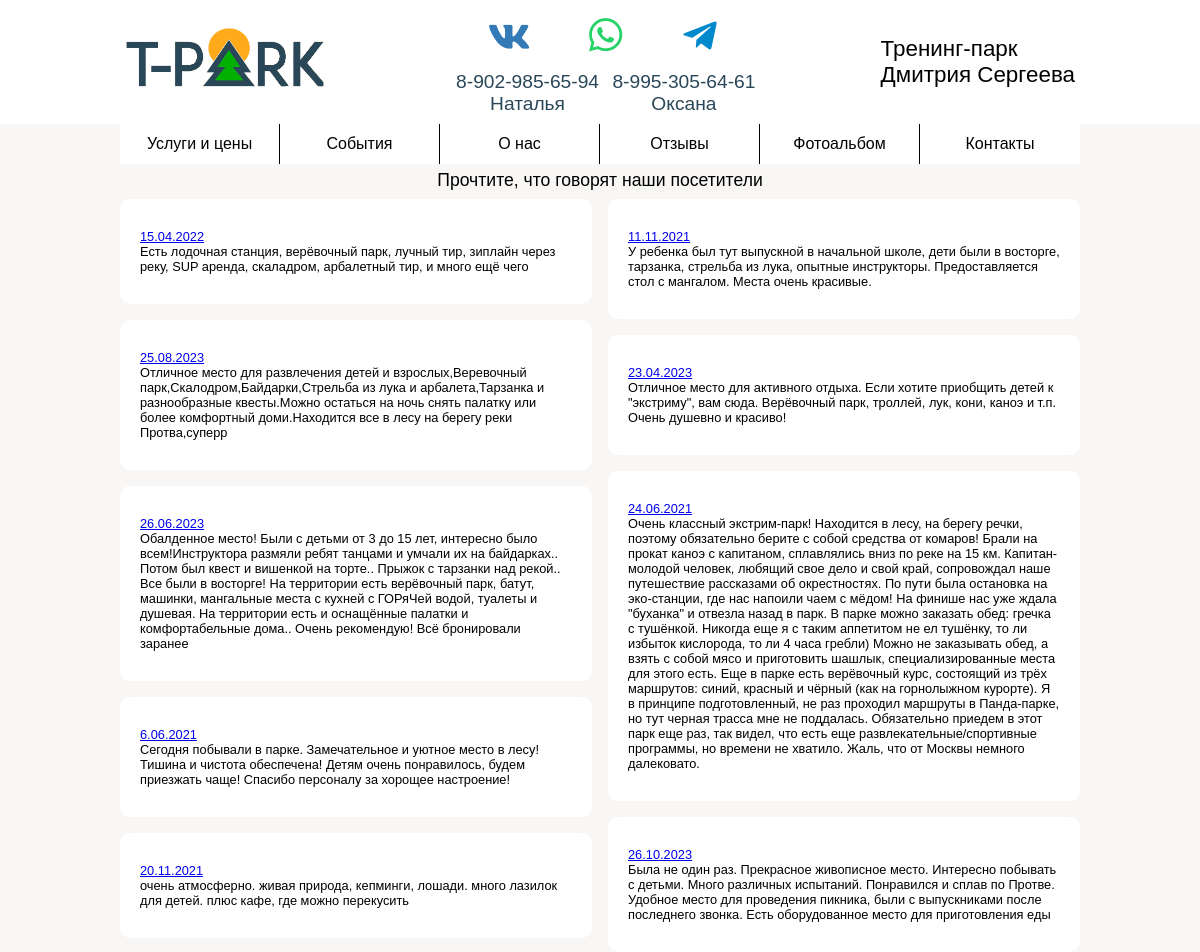
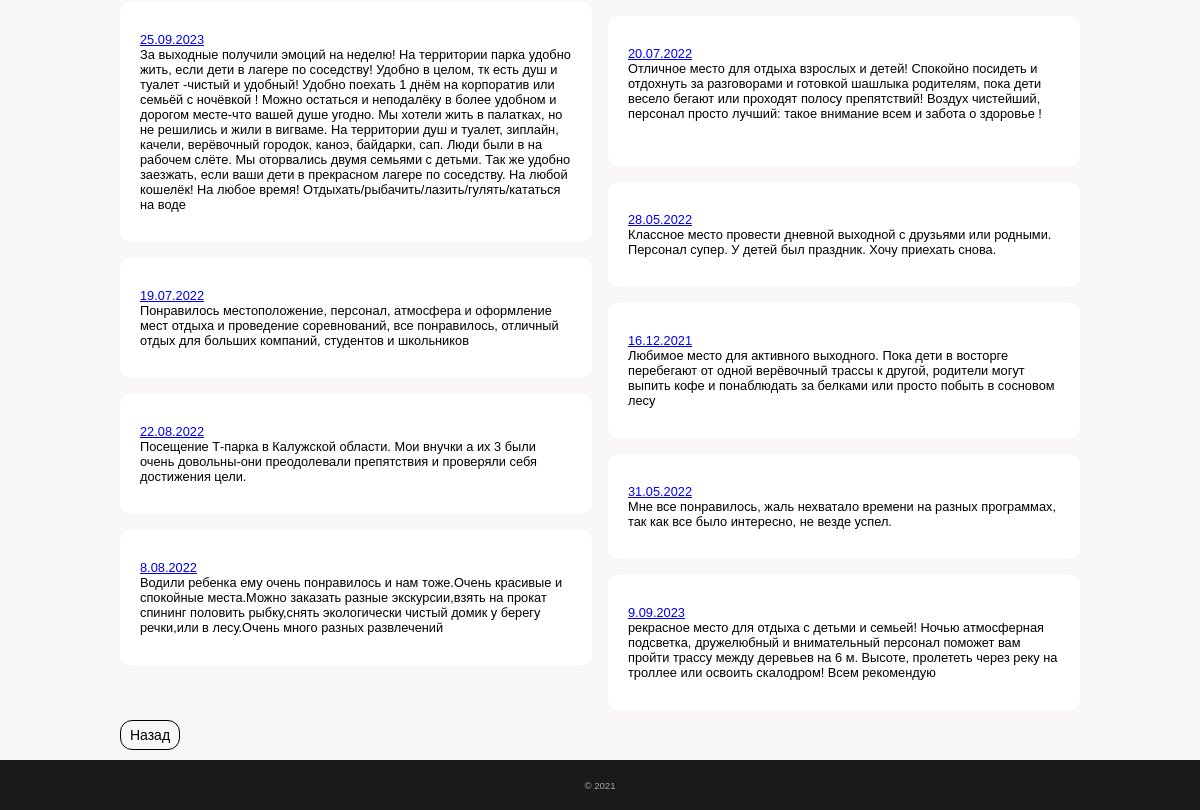
The app's page /reviews with its own data (2 pictures, top to bottom).
### app/models.py (models this page shows, shortened)
class Comment(db.Model):
    id = db.Column(db.Integer, primary_key=True, index=True, unique=True)
    name = db.Column(db.String(128))  # имя комментатора
    text = db.Column(db.Text)  # содержание

### app/main/routes.py (the view)
@bp.route("/reviews", methods=["GET"])
def reviews():
    comments = Comment.query.all()
    comments.sort(key=lambda x: len(x.text))
    photos = []
    names = []
    comments1 = []
    comments2 = []
    for index, comment in enumerate(comments):
        if index == 0:
            print(1)
            comments1.append(comment)
            count = 2
            continue
        if count < 2:
            count += 1
            print(1)
            comments1.append(comment)
        elif count < 4:
            print(2)
            count += 1
            comments2.append(comment)
        if count == 4:
            count = 0
    shuffle(comments1)
    shuffle(comments2)
    comments = comments1 + comments2
    for comment in comments:
        photos.append(os.path.exists(f"app/static/images/comments/{comment.id}.jpg"))
        names.append(comment.name)
    return render_template(
        "main/comments.html",
        comments=comments,
        names=names,
        photos=photos,
        categories=get_categories(),
        contacts_data=get_contacts_data(),
    )

### app/main/functions.py (called while the page is built)
def get_categories():
    return Category.query.order_by(Category.number).all()

def get_geolocation():
    return Text.query.filter_by(title="geolocation").first()

def get_address():
    return Text.query.filter_by(title="address").first()

def get_phone_numbers():
    return Text.query.filter_by(title="phone_numbers").first().text.split()

def get_media():
    return [
        Text.query.filter_by(title="vk").first(),
        Text.query.filter_by(title="insta").first(),
    ]

def get_contacts_data():
    return {
        "geolocation": get_geolocation(),
        "address": get_address(),
        "phone_numbers": get_phone_numbers(),
        "media": get_media(),
    }

### app/models.py (called while the page is built)
    def __repr__(self):
        return self.text

### app/templates/main/comments.html (shortened to what this page needs)
{% extends "main/base.html" %}
{% block link %}
    <link rel="stylesheet" href="{{ url_for('static', filename='comments/comments.css') }}">
{% endblock %}
{% block app_content %}
    <div class="desktop_container">
        <div>
            <div class="com_title">Прочтите, что говорят наши посетители</div>
            <div class="comments_container_2">
                <div class="comments_container">
                    {% set i = namespace(a=0) %}
                    {% for comment in comments %}
                        {% if i.a < comments|length|round(0, 'ceil') / 2 %}
                            <div class="comment">
                                <div>{{ comment.text|safe }}</div>
                                {% set x = '../../..' + url_for('static', filename='images/comments/' + comment.id|string + '.jpg') %}
                            </div>
                        {% endif %}
                        {% set i.a = i.a + 1 %}
                    {% endfor %}
                </div>
                <div class="comments_container">
                    {% set i = namespace(a=0) %}
                    {% for comment in comments %}
                        {% if i.a >= comments|length|round(0, 'ceil') / 2 %}
                            <div class="comment">
                                <div>{{ comment.text|safe }}</div>
                                {% set x = '../../..' + url_for('static', filename='images/comments/' + comment.id|string + '.jpg') %}
                            </div>
                        {% endif %}
                        {% set i.a = i.a + 1 %}
                    {% endfor %}
                </div>
            </div>
        </div>
    </div>
{% endblock %}

### app/static/main/main.css (style rules this page uses)
:root { --background-color: rgba(169, 191, 239, 0.15); --primary-color: #ffa300; --primary-font-size: 16px; --primary-font-family: Arial, sans-serif; --primary-content-width: 960px; --primary-content-height: 100px; --modal_window_time: none; --vw: none; --vh: none; }
html { box-sizing: border-box; -webkit-tap-highlight-color: rgba(0, 0, 0, 0); height: 100vh; }
*, *:before, *:after { box-sizing: inherit; }
* { appearance: none; -webkit-appearance: none; font-family: var(--primary-font-family); }
body { margin: 0; -webkit-text-size-adjust: none; background-color: rgba(209, 207, 188, 0.15); height: 100vh; }
p { margin: 0; }

### app/static/slider.css (style rules this page uses)
:root { --primary-width: calc(100% / 1); --primary-flex: 0 0 calc(100% / 1); }

### app/static/contacts/contacts.css (style rules this page uses)
.comments_container_2 { display: grid; grid-template-columns: repeat(2, minmax(min(320px, 100%), 1fr)); justify-content: center; align-items: flex-start; grid-column-gap: 16px; grid-row-gap: 16px; }

### app/static/comments/comments.css (style rules this page uses)
.desktop_container > div { max-width: 960px; margin: auto; }
.desktop_container { margin: 0 17px; }
.com_title { display: flex; padding-top: 6px; padding-bottom: 8px; text-align: center; font-size: calc(var(--primary-font-size) * 1.1); justify-content: center; }
.comments_container_2 { display: grid; grid-template-columns: repeat(auto-fill, minmax(min(320px, 100%), 1fr)); justify-content: center; align-items: flex-start; grid-column-gap: 16px; grid-row-gap: 16px; }
.comments_container { display: grid; grid-template-columns: repeat(1, minmax(min(320px, 100%), 1fr)); justify-content: center; grid-row-gap: 16px; }
.comment { display: flex; flex-direction: column; font-size: calc(var(--primary-font-size) * 0.8); padding: 30px 20px; background-color: white; border-radius: 10px; height: min-content; }

### app/static/main/desktop.css (style rules this page uses)
.desktop_container { margin: 0 17px; }

### records on screen
Comment: text "15.04.2022 Есть лодочная станция, верёвочный парк, лучный тир, зиплайн через реку, SUP аренда, скаладром, арбалетный тир, и много ещё чего"
Comment: text "25.08.2023 Отличное место для развлечения детей и взрослых,Веревочный парк,Скалодром,Байдарки,Стрельба из лука и арбалета,Тарзанка и разнообразные квесты.Можно остаться на ночь снять палатку или более комфортный доми.Находится все в лесу на берегу реки Протва,суперр"
Comment: text "26.06.2023 Обалденное место! Были с детьми от 3 до 15 лет, интересно было всем!Инструктора размяли ребят танцами и умчали их на байдарках.. Потом был квест и вишенкой на торте.. Прыжок с тарзанки над рекой.. Все были в восторге! На территории есть верёвочный парк, батут, машинки, мангальные места с кухней с ГОРяЧей водой, туалеты и душевая. На территории есть и оснащённые палатки и комфортабельные дома.. Очень рекомендую! Всё бронировали заранее"
Comment: text "6.06.2021 Сегодня побывали в парке. Замечательное и уютное место в лесу! Тишина и чистота обеспечена! Детям очень понравилось, будем приезжать чаще! Спасибо персоналу за хорощее настроение!"
Comment: text "20.11.2021 очень атмосферно. живая природа, кепминги, лошади. много лазилок для детей. плюс кафе, где можно перекусить"
Comment: text "25.09.2023 За выходные получили эмоций на неделю! На территории парка удобно жить, если дети в лагере по соседству! Удобно в целом, тк есть душ и туалет -чистый и удобный! Удобно поехать 1 днём на корпоратив или семьёй с ночёвкой ! Можно остаться и неподалёку в более удобном и дорогом месте-что вашей душе угодно. Мы хотели жить в палатках, но не решились и жили в вигваме. На территории душ и туалет, зиплайн, качели, верёвочный городок, каноэ, байдарки, сап. Люди были в на рабочем слёте. Мы оторвались двумя семьями с детьми. Так же удобно заезжать, если ваши дети в прекрасном лагере по соседству. На любой кошелёк! На любое время! Отдыхать/рыбачить/лазить/гулять/кататься на воде"
Comment: text "19.07.2022 Понравилось местоположение, персонал, атмосфера и оформление мест отдыха и проведение соревнований, все понравилось, отличный отдых для больших компаний, студентов и школьников"
Comment: text "22.08.2022 Посещение Т-парка в Калужской области. Мои внучки а их 3 были очень довольны-они преодолевали препятствия и проверяли себя достижения цели."
Comment: text "8.08.2022 Водили ребенка ему очень понравилось и нам тоже.Очень красивые и спокойные места.Можно заказать разные экскурсии,взять на прокат спининг половить рыбку,снять экологически чистый домик у берегу речки,или в лесу.Очень много разных развлечений"
Comment: text "11.11.2021 У ребенка был тут выпускной в начальной школе, дети были в восторге, тарзанка, стрельба из лука, опытные инструкторы. Предоставляется стол с мангалом. Места очень красивые."
Comment: text "23.04.2023 Отличное место для активного отдыха. Если хотите приобщить детей к \"экстриму\", вам сюда. Верёвочный парк, троллей, лук, кони, каноэ и т.п. Очень душевно и красиво!"
Comment: text "24.06.2021 Очень классный экстрим-парк! Находится в лесу, на берегу речки, поэтому обязательно берите с собой средства от комаров! Брали на прокат каноэ с капитаном, сплавлялись вниз по реке на 15 км. Капитан-молодой человек, любящий свое дело и свой край, сопровождал наше путешествие рассказами об окрестностях. По пути была остановка на эко-станции, где нас напоили чаем с мёдом! На финише нас уже ждала \"буханка\" и отвезла назад в парк. В парке можно заказать обед: гречка с тушёнкой. Никогда еще я с таким аппетитом не ел тушёнку, то ли избыток кислорода, то ли 4 часа гребли) Можно не заказывать обед, а взять с собой мясо и приготовить шашлык, специализированные места для этого есть. Еще в…"
Comment: text "26.10.2023 Была не один раз. Прекрасное живописное место. Интересно побывать с детьми. Много различных испытаний. Понравился и сплав по Протве. Удобное место для проведения пикника, были с выпускниками после последнего звонка. Есть оборудованное место для приготовления еды"
Comment: text "20.07.2022 Отличное место для отдыха взрослых и детей! Спокойно посидеть и отдохнуть за разговорами и готовкой шашлыка родителям, пока дети весело бегают или проходят полосу препятствий! Воздух чистейший, персонал просто лучший: такое внимание всем и забота о здоровье !"
Comment: text "28.05.2022 Классное место провести дневной выходной с друзьями или родными. Персонал супер. У детей был праздник. Хочу приехать снова."
Comment: text "16.12.2021 Любимое место для активного выходного. Пока дети в восторге перебегают от одной верёвочный трассы к другой, родители могут выпить кофе и понаблюдать за белками или просто побыть в сосновом лесу"
Comment: text "31.05.2022 Мне все понравилось, жаль нехватало времени на разных программах, так как все было интересно, не везде успел."
Comment: text "9.09.2023 рекрасное место для отдыха с детьми и семьей! Ночью атмосферная подсветка, дружелюбный и внимательный персонал поможет вам пройти трассу между деревьев на 6 м. Высоте, пролететь через реку на троллее или освоить скалодром! Всем рекомендую"

### other values on screen
{{ phone_numbers[0][6]|string + phone_numbers[0][7]|string }} "65"
{{ phone_numbers[0][8]|string + phone_numbers[0][9]|string }} "94"
{{ phone_numbers[1][6]|string + phone_numbers[1][7]|string }} "64"
{{ phone_numbers[1][8]|string + phone_numbers[1][9]|string }} "61"
